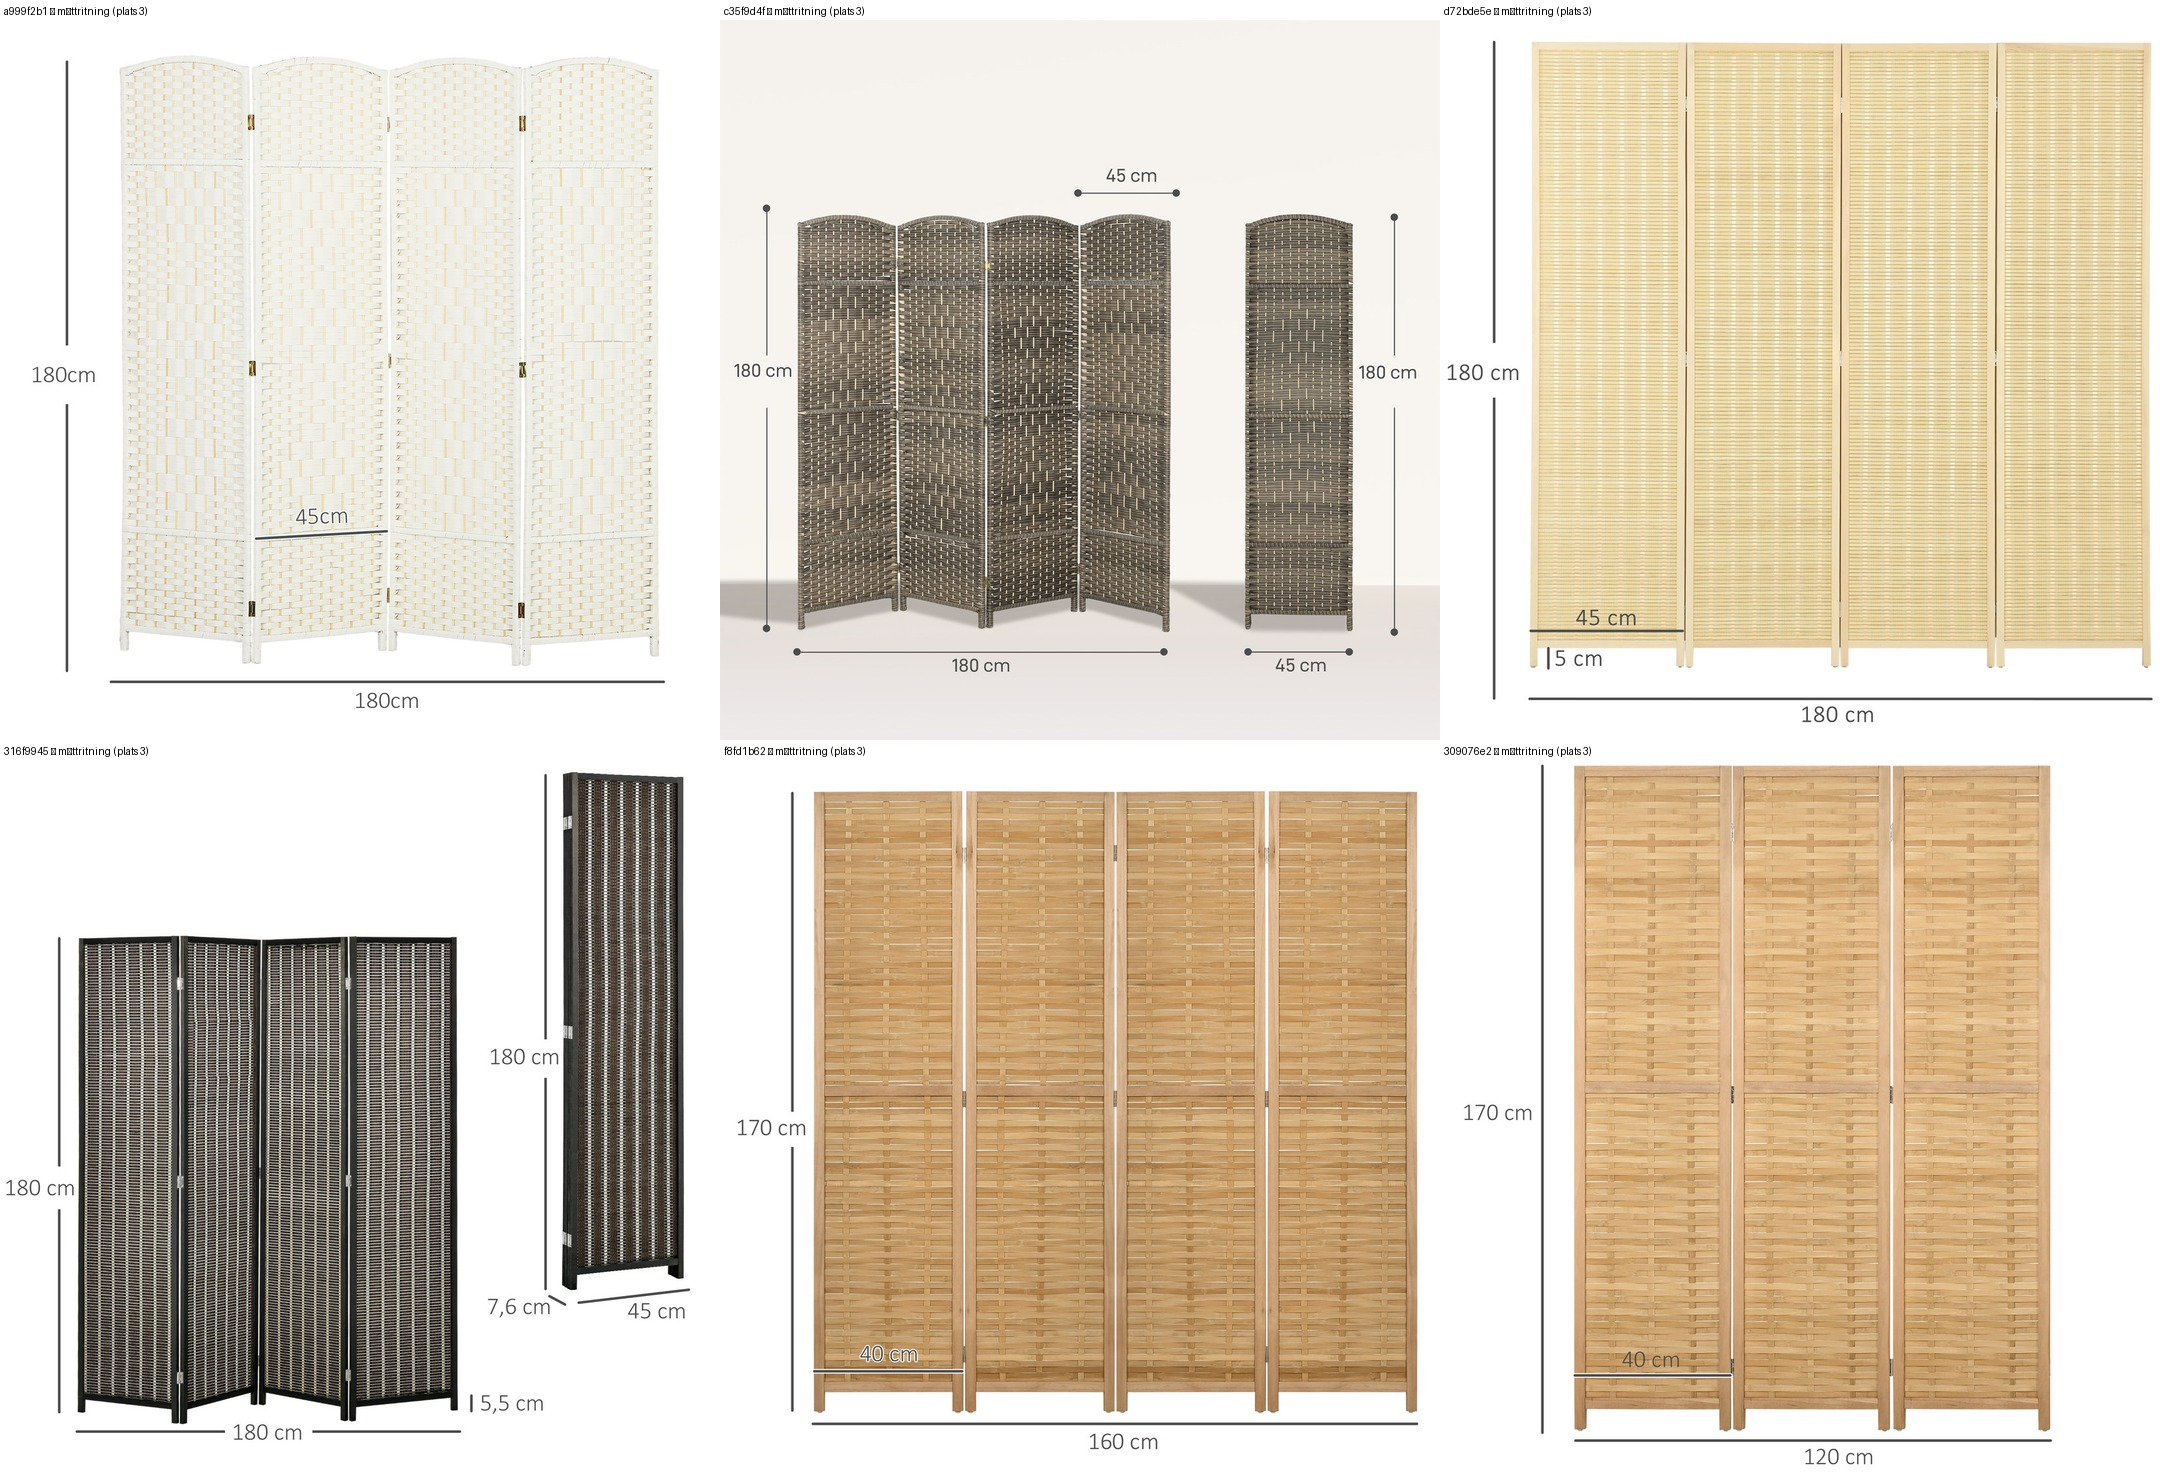

The script that saved this image:
#!/usr/bin/env python3
"""Steg 5-underlag: alla sex måttritningar på ETT uppslag, plus beslagszoom.

☠️ Måttritningen är den enda källan som kan MOTSÄGA spec-blocket, och det gör
den här: 316f9945 har `1,9 cm` i specen men bär två andra tal i ritningen.
"""
from PIL import Image, ImageDraw

IDN = ["a999f2b1", "c35f9d4f", "d72bde5e", "316f9945", "f8fd1b62", "309076e2"]
RUTA, KOL = 720, 3

ark = Image.new("RGB", (RUTA * KOL, (RUTA + 20) * 2), "white")
rita = ImageDraw.Draw(ark)
for i, nyckel in enumerate(IDN):
    im = Image.open(f"rawbilder/{nyckel}-3.jpg").convert("RGB").resize((RUTA, RUTA), Image.LANCZOS)
    x, y = (i % KOL) * RUTA, (i // KOL) * (RUTA + 20)
    rita.text((x + 4, y + 5), f"{nyckel} — måttritning (plats 3)", fill="black")
    ark.paste(im, (x, y + 20))
ark.save("mattark.jpg", quality=92)
print("mattark.jpg", ark.size)

# Beslagen: bara där ett gångjärn faktiskt syns, och i hård förstoring.
BESLAG = [
    ("c35f9d4f-1", 545, 505, 150, "c35f9d4f gångjärn"),
    ("a999f2b1-4", 553, 640, 150, "a999f2b1 gångjärn"),
    ("d72bde5e-1", 500, 420, 200, "d72bde5e gångjärn?"),
    ("f8fd1b62-1", 555, 430, 200, "f8fd1b62 gångjärn?"),
]
bitar = []
for namn, cx, cy, sida, etikett in BESLAG:
    im = Image.open(f"rawbilder/{namn}.jpg").convert("RGB")
    h = sida // 2
    bit = im.crop((cx - h, cy - h, cx + h, cy + h)).resize((620, 620), Image.LANCZOS)
    bitar.append((f"{etikett}  ({620/sida:.1f}x)", bit))

ark2 = Image.new("RGB", (620 * 4, 640), "white")
r2 = ImageDraw.Draw(ark2)
for i, (etikett, bit) in enumerate(bitar):
    r2.text((i * 620 + 4, 5), etikett, fill="black")
    ark2.paste(bit, (i * 620, 20))
ark2.save("beslag.jpg", quality=92)
print("beslag.jpg", ark2.size)
